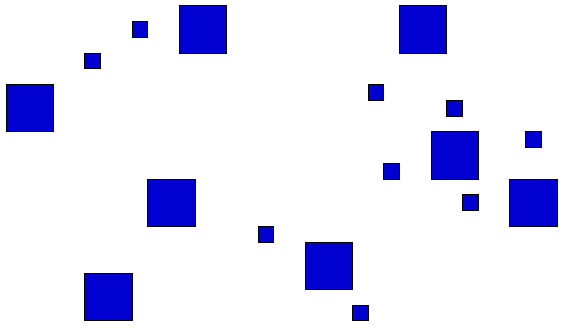
#> input picture ex1/objetos1.png, 563 x 327 px
$ python main.py   (older library calls are emulated)
#> lines starting #> are read from the running program, lines starting #| are printed output that depends on the picture; after the words box and inside, x2 and y2 are one past the last pixel; in counts of white or black regions, pixels touching at a corner belong together
import matplotlib
matplotlib.use('Agg')
import numpy as np
import matplotlib.pyplot as plt
from skimage import measure, io

'''
Exercise: 1
Author: Edgar Tanaka
RA: 023577

MO443 - Image Processing
Prof. Helio Pedrini
State University of Campinas
1st semester 2018
'''


def show_objects_properties(input_file):
    '''
    Detect objects and save an image with each object labeled with its index.
    Prints properties of each object.
    :param input_file:
    :return:
    '''
    img = io.imread(input_file, as_grey=True)

    # detect objects and extract their properties
    # background is 1 (white)
    props = measure.regionprops(measure.label(img, background=1))

    areas = []
    for i, prop in enumerate(props):
        print('regiao: {:d}\tperimetro: {:.0f}\tarea: {:.0f}\tcentroide: ({:.1f}, {:.1f})'
              .format(i, prop.perimeter, prop.area, prop.centroid[0], prop.centroid[1]))

        # write text label on image
        plt.text(prop.centroid[1]-7, prop.centroid[0]+7, str(i), fontsize=10, color='black')
        areas.append(prop.area)

    # show labeled objects
    plot_only_contours(input_file)
    save_image('regions.' + input_file, 'Regiões rotuladas: ' + input_file)

    # print object's areas stats
    areas = np.array(areas)
    count_objects_per_size = np.array([np.sum(areas < 1500),
                                       np.sum((areas >= 1500) & (areas < 3000)),
                                       np.sum(areas >= 3000)])
    print('----------------------------------------------')
    print("numero total de objetos:", len(props))
    print('numero de objetos pequenos:', count_objects_per_size[0])
    print('numero de objetos medios:', count_objects_per_size[1])
    print('numero de objetos grandes:', count_objects_per_size[2])

    # plot histogram of objects per size
    fig, ax = plt.subplots()
    ind = np.arange(1,4)
    ax.set_xticklabels(['Pequeno', 'Medio', 'Grande'])
    ax.set_xticks(ind)
    plt.bar(ind, count_objects_per_size)

    # save image
    plt.ylabel('Contagem')
    save_image('hist.' + input_file, 'Histograma de áreas: ' + input_file, axis='on')


def plot_only_contours(input_file):
    '''
    Plots only the contours of the objects detected.
    :param input_file: file name of image containing objects and a white background
    :return: None. But plots in the current matplotlib
    '''
    img = io.imread(input_file, as_grey=True)
    contours = measure.find_contours(img, level=0.5)

    # start with blank image
    img = np.full(img.shape, 1)
    plt.imshow(img, cmap='gray', vmin=0, vmax=1)

    # fill with the contour pixels in red
    for n, contour in enumerate(contours):
        plt.plot(contour[:, 1], contour[:, 0], 'red', linewidth=1)


def show_contours(input_file):
    '''
    Saves and image containing only the contours of the objects detected
    :param input_file: file name of image containing objects and a white background
    :return: None. Saves image with prefix "contours" in the current directory
    '''
    plot_only_contours(input_file)
    save_image('contours.' + input_file, ('Contornos: ' + input_file))


def show_grayscale(input_file):
    '''
    Saves the input_file image converted to grayscale
    :param input_file: colored image file name
    :return: None. Saves image with prefix "gray" in the current directory
    '''
    # read as gray and print it
    img = io.imread(input_file, as_grey=True)
    plt.imshow(img,  cmap='gray')
    save_image('gray.' + input_file, 'Escala de cinza: ' + input_file)


def save_image(filename, title, axis='off'):
    '''
    Saves to file whatever we have plotted to matplotlib so far
    :param filename:
    :param title:
    :return:
    '''
    plt.axis(axis)
    plt.title(title)

    plt.savefig(filename)
    plt.clf()


def main():
    files = [
        'objetos1.png',
        'objetos2.png'
    ]

    for f in files:
        print('\n\n------------------------------------------')
        print('Processing file:', f)
        print('------------------------------------------')
        show_grayscale(f)
#> in show_grayscale, `img = io.imread(input_file, as_grey=True)`:
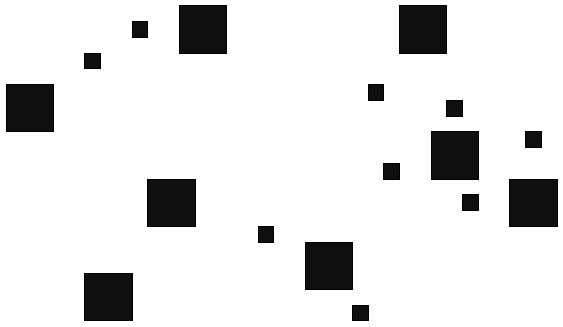
#> img: shape (327, 563) float64; min 0, max 1, mean 0.891
        show_contours(f)
#> in plot_only_contours, `contours = measure.find_contours(img, level=0.5)`: contours = 17 point arrays, longest 195 points
#> the loop in plot_only_contours, `for n, contour in enumerate(contours):` made 17 passes
#> call 2 of save_image, with filename = 'contours.objetos1.png', title = 'Contornos: objetos1.png', axis = 'off'
#> in save_image (call 2), `plt.savefig(filename)`:
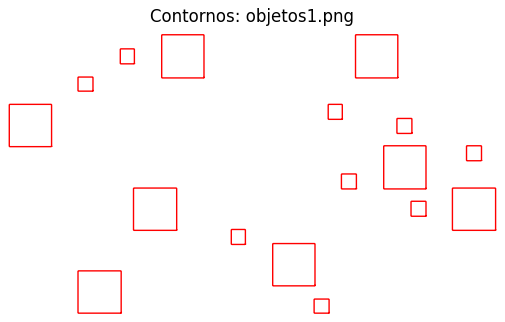
#> figure drawn by matplotlib, 1 panel
        show_objects_properties(f)
#> in show_objects_properties, `props = measure.regionprops(measure.label(img, background=1))`: props = 17 regions; largest, box (x1, y1, x2, y2) and area: (179, 5, 227, 54) 2352, (399, 5, 447, 54) 2352, (431, 131, 479, 180) 2352, (147, 179, 196, 227) 2352, (509, 179, 558, 227) 2352
#> the loop in show_objects_properties, `for i, prop in enumerate(props):` made 17 passes
#| regiao: 0	perimetro: 190	area: 2352	centroide: (29.0, 202.5)
#| regiao: 1	perimetro: 190	area: 2352	centroide: (29.0, 422.5)
#| regiao: 2	perimetro: 62	area: 272	centroide: (29.0, 139.5)
#| regiao: 3	perimetro: 62	area: 272	centroide: (60.5, 92.0)
#| regiao: 4	perimetro: 188	area: 2304	centroide: (107.5, 29.5)
#| regiao: 5	perimetro: 62	area: 272	centroide: (92.0, 375.5)
#| regiao: 6	perimetro: 64	area: 289	centroide: (108.0, 454.0)
#| regiao: 7	perimetro: 190	area: 2352	centroide: (155.0, 454.5)
#> (further printed lines are left out)
#> after the loop in show_objects_properties, `for i, prop in enumerate(props):`: areas = [2352, 2352, 272, 272, 2304, 272, 289, 2352, 289, 289, 2352, 2352, 289, 272, 2304, 2352, 272]
#> the loop in plot_only_contours (call 2), `for n, contour in enumerate(contours):` made 17 passes
#> call 3 of save_image, with filename = 'regions.objetos1.png', title = 'Regiões rotuladas: objetos1.png', axis = 'off'
#> in save_image (call 3), `plt.savefig(filename)`:
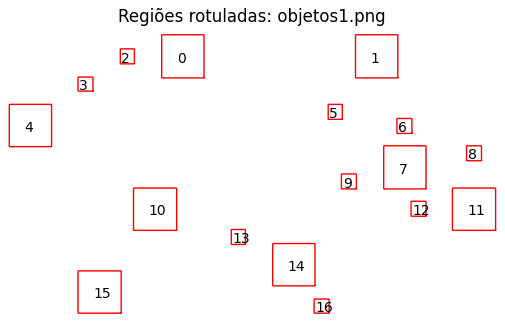
#> figure drawn by matplotlib, 1 panel
#> in show_objects_properties, `areas = np.array(areas)`: areas = 17 values, max 2352 at index 0, min 272 at index 2, mean 1249.2
#> in show_objects_properties, `count_objects_per_size = np.array([np.sum(areas < 1500), np.sum((areas..`: count_objects_per_size = [9, 8, 0]
#| numero total de objetos: 17
#| numero de objetos pequenos: 9
#| numero de objetos medios: 8
#| numero de objetos grandes: 0
#> call 4 of save_image, with filename = 'hist.objetos1.png', title = 'Histograma de áreas: objetos1.png', axis = 'on'
#> in save_image (call 4), `plt.savefig(filename)`:
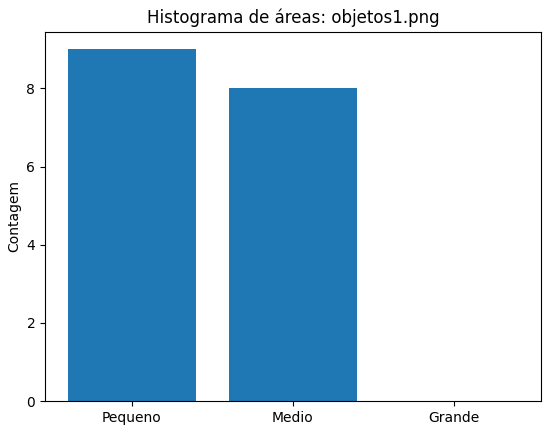
#> figure drawn by matplotlib, 1 panel; tallest bar 9 high, from x = 0.6 to 1.4
#> pass 2 of the loop in main, `for f in files:`:
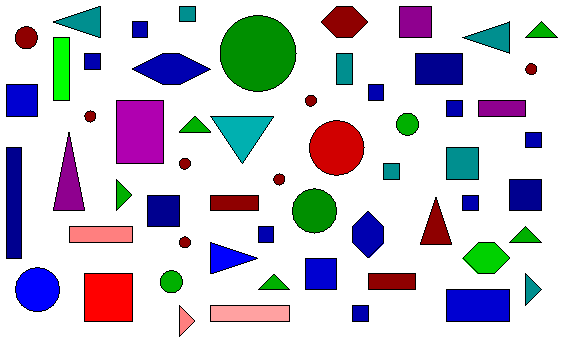
#> input picture ex1/objetos2.png, 563 x 343 px
#> img: shape (343, 563) float64
#> props = 58 regions; largest, box (x1, y1, x2, y2) and area: (220, 15, 297, 92) 4616, (116, 100, 164, 164) 3072, (309, 120, 365, 176) 2402, (84, 273, 133, 322) 2401, (446, 289, 510, 322) 2112
#> the loop in show_objects_properties (call 2), `for i, prop in enumerate(props):` made 58 passes
#| regiao: 0	perimetro: 138	area: 816	centroide: (21.5, 84.0)
#| regiao: 1	perimetro: 62	area: 272	centroide: (13.5, 187.0)
#| regiao: 2	perimetro: 119	area: 1024	centroide: (21.5, 344.0)
#| regiao: 3	perimetro: 126	area: 1056	centroide: (21.5, 415.0)
#| regiao: 4	perimetro: 251	area: 4616	centroide: (53.0, 257.5)
#> (further printed lines are left out)
#> in save_image (call 7), `plt.savefig(filename)`:
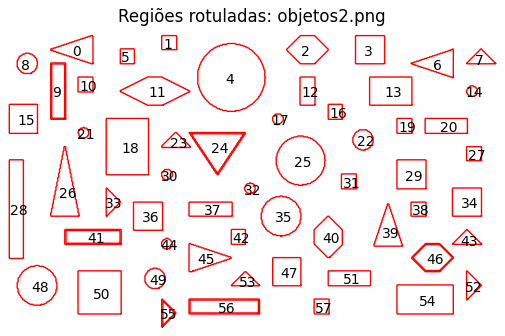
#> figure drawn by matplotlib, 1 panel
#| numero total de objetos: 58
#| numero de objetos pequenos: 47
#| numero de objetos medios: 9
#| numero de objetos grandes: 2
#> in save_image (call 8), `plt.savefig(filename)`:
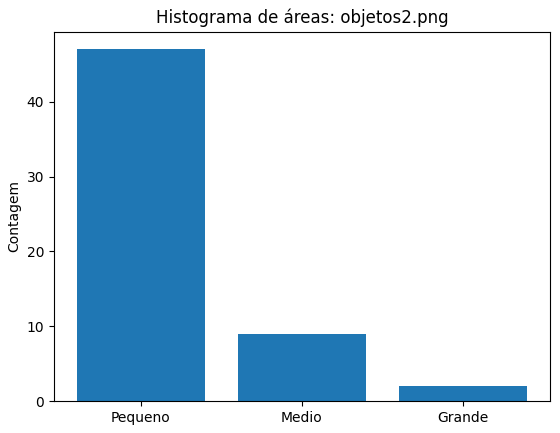
#> figure drawn by matplotlib, 1 panel; tallest bar 47 high, from x = 0.6 to 1.4

if __name__ == "__main__":
    main()
